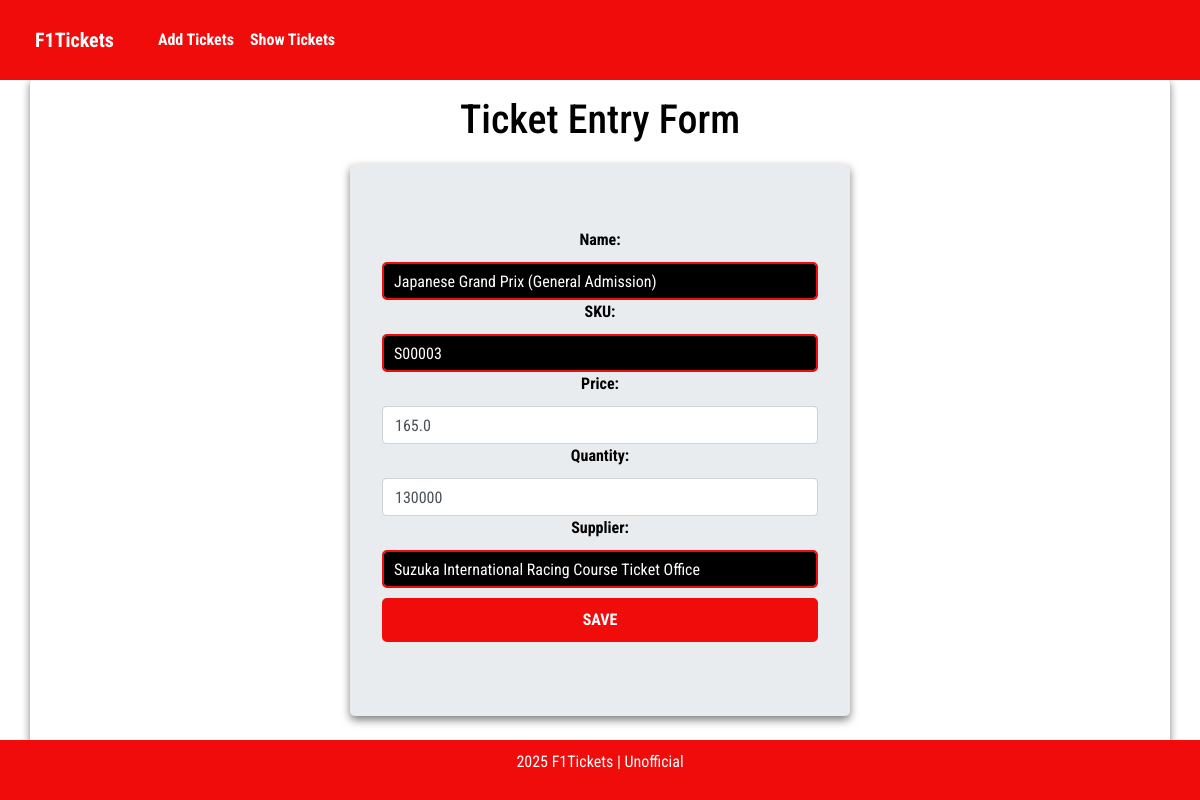
The page /update/3/ on the database its author committed.
### f1ticketsapp/models.py (models this page shows, shortened)
class Product(models.Model):
    product_id = models.AutoField(primary_key=True)
    name = models.CharField(max_length=100)
    sku = models.CharField(max_length=50, unique = True)
    price = models.FloatField()
    quantity = models.IntegerField()
    supplier = models.CharField(max_length=100)

### f1ticketsapp/views.py (the view)
# urls.py: path('update/<int:product_id>/', views.product_update_view, name="product_update"),
def product_update_view(request, product_id):
    product = Product.objects.get(product_id=product_id)
    form = ProductForm(instance=product)
    if request.method == "POST":
        form = ProductForm(request.POST,instance=product)
        if form.is_valid():
            form.save()
            return redirect('product_list')
    return render(request, 'invApp/product_form.html', {'form':form})

### f1ticketsapp/inventoryform.py
class ProductForm(forms.ModelForm):
    class Meta:
        model = Product
        fields = '__all__'
        labels = {
            'product_id': 'Product_ID',
            'name': 'Name',
            'sku': 'SKU',
            'price': 'Price',
            'quantity': 'Quantity',
            'supplier': 'Supplier',
        }
        widgets = {
            'product_id':forms.NumberInput(
                attrs={'placeholder':'e.g 1', 'class':'form-control'}),
            'name':forms.TextInput(
                attrs={'placeholder':'e.g Australian Grand Prix (General Admission)', 'class':'form-control'}),
            'sku':forms.TextInput(
                attrs={'placeholder':'e.g S00001', 'class':'form-control'}),
            'price':forms.NumberInput(
                attrs={'placeholder':'e.g 200.00', 'class':'form-control'}),
            'quantity':forms.NumberInput(
                attrs={'placeholder':'e.g 110,000', 'class':'form-control'}),
            'supplier':forms.TextInput(
                attrs={'placeholder':'e.g Albert Park Circuit Ticket Office', 'class':'form-control'}),
        }

### f1ticketsapp/templates/invApp/product_form.html (shortened to what this page needs)
{% extends "invApp/layout.html" %}
{% block content %}
<h1 class="text-center">Ticket Entry Form</h1>
<form method="POST" class="jumbotron">
    {{form}}
    <button class="btn red-btn btn-success btn-block" type="submit">Save</button>
</form>
{% endblock %}

### f1ticketsapp/static/css/styles.css (style rules this page uses)
body { font-family: 'Roboto Condensed', sans-serif; }
h1, h2 { text-align: center; }
form { padding: 20px; border-radius: 8px; box-shadow: 0 4px 8px rgba(0, 0, 0, 0.5); margin-top: 20px; width: 500px; margin-left: auto; margin-right: auto; display: flex; flex-direction: column; justify-content: flex-start; }
input, textarea { width: 100%; padding: 10px; margin-top: 10px; border-radius: 5px; font-size: 16px; line-height: 1.5; box-sizing: border-box; display: block; }
button, .indexbtn { border: none; padding: 10px 20px; font-size: 16px; cursor: pointer; transition: 0.3s; border-radius: 5px; text-transform: uppercase; margin: 10px 0; }
.red-btn { background-color: #f10c0c; color: white; border: none; padding: 10px 20px; text-transform: uppercase; font-weight: bold; border-radius: 5px; transition: 0.3s; text-decoration: none; }
input[type="text"], input[type="password"] { width: 100%; padding: 10px; border: 2px solid #f10c0c; border-radius: 5px; background-color: black; color: white; }
form label { display: block; margin-bottom: 5px; font-weight: bold; }
input[type="text"], input[type="password"], input[type="email"] { width: 100%; padding: 10px; border: 2px solid #f10c0c; border-radius: 5px; background-color: black; color: white; }
button[type="submit"] { width: 100%; }

### f1ticketsapp/templates/invApp/layout.html (style rules this page uses)
body { padding-top: 56px; background-color: #ffffff; color: #000000; }

### rows shown on the page
Product: name "Japanese Grand Prix (General Admission)", sku "S00003", price "165.0", quantity "130000", supplier "Suzuka International Racing Course Ticket Office"
